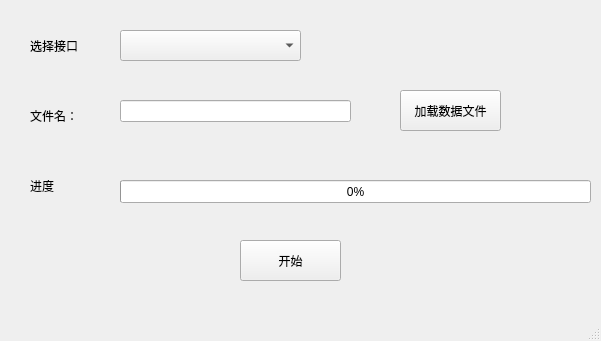
<?xml version="1.0" encoding="UTF-8"?>
<ui version="4.0">
 <class>MainWindow</class>
 <widget class="QMainWindow" name="MainWindow">
  <property name="geometry">
   <rect>
    <x>0</x>
    <y>0</y>
    <width>601</width>
    <height>341</height>
   </rect>
  </property>
  <property name="windowTitle">
   <string>数据外发工具</string>
  </property>
  <widget class="QWidget" name="centralwidget">
   <widget class="QPushButton" name="btn_open">
    <property name="geometry">
     <rect>
      <x>400</x>
      <y>90</y>
      <width>101</width>
      <height>41</height>
     </rect>
    </property>
    <property name="text">
     <string>加载数据文件</string>
    </property>
   </widget>
   <widget class="QLabel" name="lb_filename">
    <property name="geometry">
     <rect>
      <x>30</x>
      <y>110</y>
      <width>54</width>
      <height>12</height>
     </rect>
    </property>
    <property name="text">
     <string>文件名：</string>
    </property>
   </widget>
   <widget class="QLabel" name="label_4">
    <property name="geometry">
     <rect>
      <x>30</x>
      <y>40</y>
      <width>54</width>
      <height>12</height>
     </rect>
    </property>
    <property name="text">
     <string>选择接口</string>
    </property>
   </widget>
   <widget class="QComboBox" name="cb_config">
    <property name="geometry">
     <rect>
      <x>120</x>
      <y>30</y>
      <width>181</width>
      <height>31</height>
     </rect>
    </property>
    <property name="editable">
     <bool>false</bool>
    </property>
   </widget>
   <widget class="QLabel" name="label_5">
    <property name="geometry">
     <rect>
      <x>30</x>
      <y>180</y>
      <width>54</width>
      <height>12</height>
     </rect>
    </property>
    <property name="text">
     <string>进度</string>
    </property>
   </widget>
   <widget class="QPushButton" name="btn_start">
    <property name="geometry">
     <rect>
      <x>240</x>
      <y>240</y>
      <width>101</width>
      <height>41</height>
     </rect>
    </property>
    <property name="text">
     <string>开始</string>
    </property>
   </widget>
   <widget class="QLineEdit" name="fileName">
    <property name="geometry">
     <rect>
      <x>120</x>
      <y>100</y>
      <width>231</width>
      <height>22</height>
     </rect>
    </property>
   </widget>
   <widget class="QProgressBar" name="progressBar">
    <property name="enabled">
     <bool>true</bool>
    </property>
    <property name="geometry">
     <rect>
      <x>120</x>
      <y>180</y>
      <width>471</width>
      <height>23</height>
     </rect>
    </property>
    <property name="value">
     <number>0</number>
    </property>
    <property name="textVisible">
     <bool>true</bool>
    </property>
   </widget>
  </widget>
  <widget class="QMenuBar" name="menubar">
   <property name="geometry">
    <rect>
     <x>0</x>
     <y>0</y>
     <width>601</width>
     <height>23</height>
    </rect>
   </property>
  </widget>
  <widget class="QStatusBar" name="statusbar"/>
 </widget>
 <resources/>
 <connections/>
</ui>
